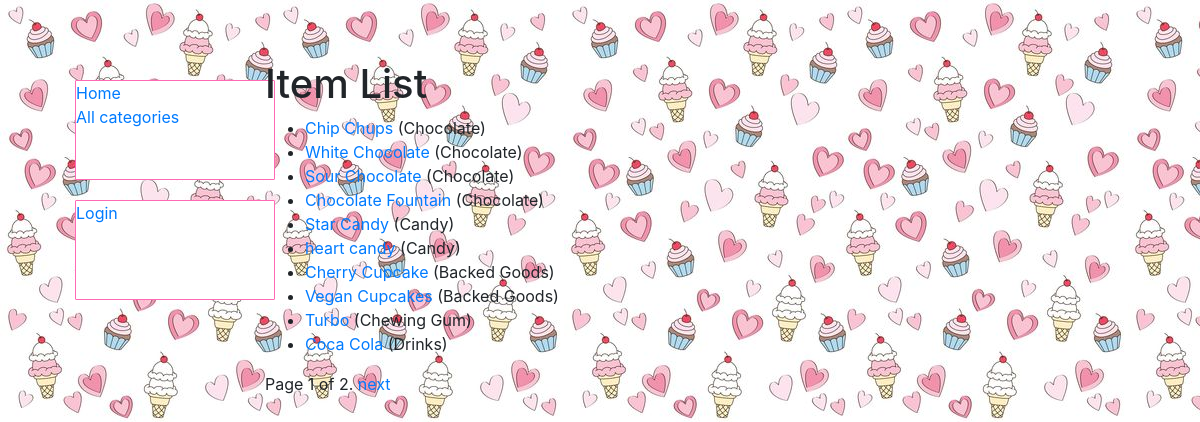
The app's page /catalog/items/ with its own data.
### catalog/models.py (models this page shows, shortened)
class Item(models.Model):
    tag = models.CharField(null=True, max_length=250)
    description = models.CharField(max_length=1000)
    category = models.ForeignKey('Category', on_delete=models.SET_NULL, null=True)
    price = models.IntegerField()
    amount = models.IntegerField()
    expiration_date: models.DateField(null=True, blank=True)
    def get_absolute_url(self):
        return reverse('item-detail', args=[str(self.id)])

class Category(models.Model):
    title = models.CharField(max_length=200)
    def __str__(self):
        return '{0}'.format(self.title)

### catalog/views.py (the view)
# urls.py: path('items/', views.ItemListView.as_view(), name='items'),
class ItemListView(generic.ListView):
    model = Item
    paginate_by = 10

### catalog/templates/catalog/item_list.html
{% extends "base_generic.html" %}
{% block content %}
    <h1>Item List</h1>
    {% if item_list %}
    <ul>
      {% for item in item_list %}
      <li>
        <a href="{{ item.get_absolute_url }}">{{ item.tag }}</a> ({{item.category}})
      </li>
      {% endfor %}
    </ul>
    {% else %}
      <p>There are no items in the category.</p>
    {% endif %}
{% endblock %}

### catalog/static/css/styles.css (style rules this page uses)
body { background-color: aqua; background-image: url("../images/candies.jpg"); margin-top: 5%; margin-left: 5%; }

### records on screen
Item: tag "Chip Chups", category "Chocolate"
Item: tag "White Chocolate", category "Chocolate"
Item: tag "Sour Chocolate", category "Chocolate"
Item: tag "Chocolate Fountain", category "Chocolate"
Item: tag "Star Candy", category "Candy"
Item: tag "heart candy", category "Candy"
Item: tag "Cherry Cupcake", category "Backed Goods"
Item: tag "Vegan Cupcakes", category "Backed Goods"
Item: tag "Turbo", category "Chewing Gum"
Item: tag "Coca Cola", category "Drinks"

### other values on screen
{{ page_obj.number }} "1"
{{ page_obj.paginator.num_pages }} "2"
